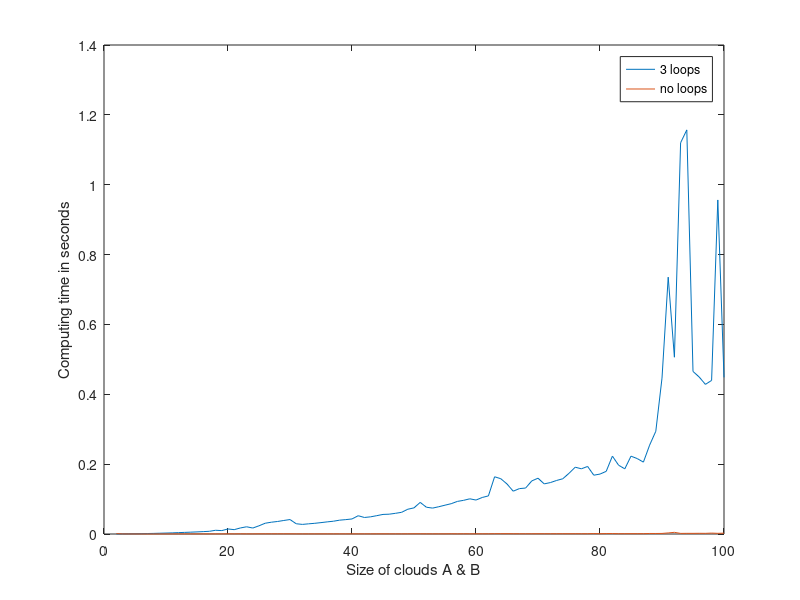

This figure's MATLAB source:
function A2_exercises
  
  % Exercise (i) Using for loops only
  function distance = closest_points_with_loops(A,B)
    
      # We want to calculate the distance between two Vectors manually
      function dist = calc_dist_by_hand(a,b)
        distance_vector = [ a(1,1)-b(1,1) , a(1,2)-b(1,2) ];
        dist = sqrt(distance_vector(1)^2 + distance_vector(2)^2);
      endfunction
    
      # Extract Vector sizes
      n = size(A)(1);
      m = size(B)(1);
      
      % Get the shortest distance among the distances
      distance=0;
      for n_i = [1:n]
        shortest_dist = calc_dist_by_hand(A(n_i,:),B(1,:));
        for m_i = [2:m]
          current_dist = calc_dist_by_hand(A(n_i,:),B(m_i,:));
          if shortest_dist>current_dist
            shortest_dist = current_dist;
          endif
        endfor
        distance+=shortest_dist;
      endfor
      
  endfunction
  
  % Exercise (ii): Using no loops
  function d=closest_points_noloops(A,B)
  
      % Extract Vector sizes
      n = size(A)(1);
      m = size(B)(1);
      
      % Using Octave functions for tiling and repeating
      B=repmat(B,n,1);
      repIndexY=ones(m,n).*[1:n];
      A=A(repIndexY,:);
      diff=A-B;
      len=sqrt(sum(diff.^2'));
      d=sum(min(reshape(len,m,n)));
      
  endfunction
  
  % Measure execution times of both calculation methods
  function [t,d]=measure_execution_times(A,B)
    
    d = t = zeros(2,1);
    
    tic;
    d(1,1)=closest_points_with_loops(A,B);
    t(1,1)=toc;
    tic
    d(2,1)=closest_points_noloops(A,B);
    t(2,1)=toc;
    
  endfunction
 
  % Main part
  sizes=2:100; 
  timeresults = d = zeros(2,size(sizes)(2));
  d           =  zeros(2,size(sizes)(2));
  
  for i=1:size(sizes)(2)
    
      sizes(i)
      N = M = sizes(i);
      
      % Random point clouds
      A=rand(N,2)*10;
      B=rand(M,2)*10;
      
      % Measure times
      [timeresults(:,i),d(:,i)]=measure_execution_times(A,B);
      
  endfor
  
  % Check if results are more or less equal
  epsilon = 0.00001;
  difference = d(1,:)-d(2,:)
  if epsilon > difference 
    disp("The results are the same")
  else
    disp("The results are not the same")
  endif
  
  figure(1)
  plot(sizes,timeresults(:,:));
  xlabel ("Size of clouds A & B");
  ylabel ("Computing time in seconds");
  legend("3 loops","no loops");
  
  print('A2_measurement_results.png')
  
endfunction